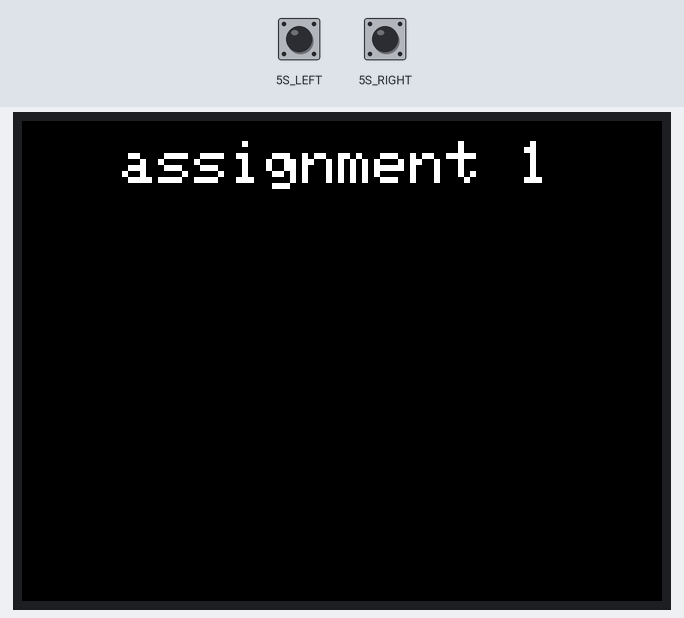
The sketch below on a simulated Seeed Wio Terminal. On the bench: 320×240 colour display. The inputs (shaded band) are chosen by the test bench; at power-on: 5S_RIGHT HIGH, 5S_LEFT HIGH.

Above: at 1.4 s.
1.5 s: 5S_RIGHT pulled LOW for 3.2 s
At 4.8 s:
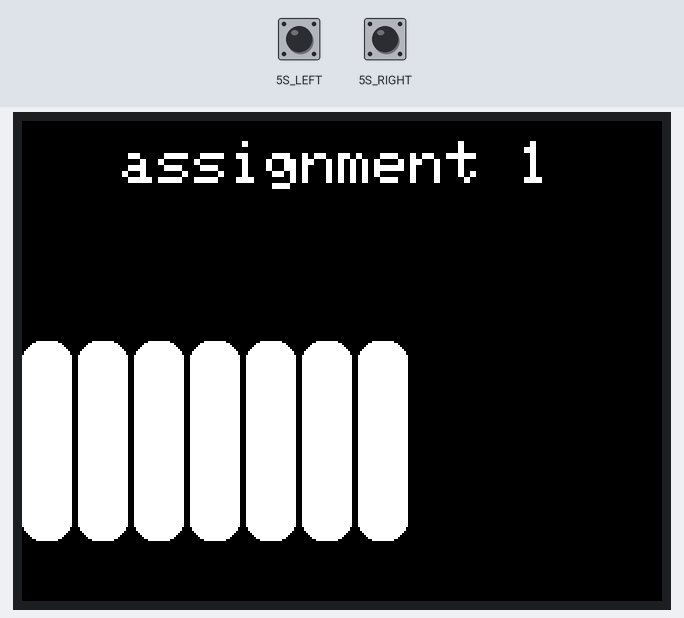
6.2 s: 5S_RIGHT pulled LOW for 0.15 s
At 6.7 s:
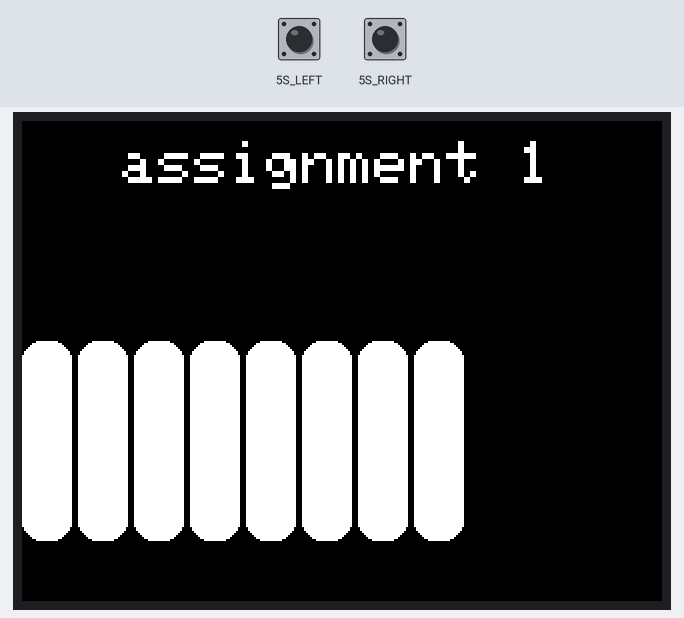
Timing chart, 0 to 9.2 s (numbered marks = the images above; inputs shaded):
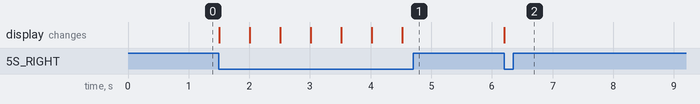

Measured:
- after the input at 1.5 s, the display: first changes at once (image 1 shows a later state)
- after the input at 6.2 s, the display: changes at once (image 2)

The sketch:

joystick_sound_level.ino
```cpp
//650710554 ธันยพร แซ่ลี้
#include "TFT_eSPI.h"
TFT_eSPI tft;
void setup() {
  pinMode(WIO_5S_LEFT, INPUT_PULLUP);

  pinMode(WIO_5S_RIGHT, INPUT_PULLUP);


  tft.begin();
  tft.setRotation(3);
  tft.fillScreen(TFT_BLACK);
  tft.setTextColor(TFT_WHITE);
  tft.setTextSize(3);
    tft.drawString("assignment 1",50,10);
}

void loop() {
  int location = 0;  //min =0

  while (true) {

    if (digitalRead(WIO_5S_RIGHT) == LOW) {

      int startRowRight = location;
      tft.fillRoundRect(startRowRight, 110, 25, 100, 10, TFT_WHITE);

      delay(500);

      if (location += 27 < 319) {
        location += 27;
      }

    } else if (digitalRead(WIO_5S_LEFT) == LOW) {

      if (location -= 27 > 0) {
        location -= 27;
      }

      int startRowLeft = location;
      tft.fillRoundRect(startRowLeft, 110, 25, 100, 10, TFT_BLACK);

      delay(500);
    }
  }
}
```
